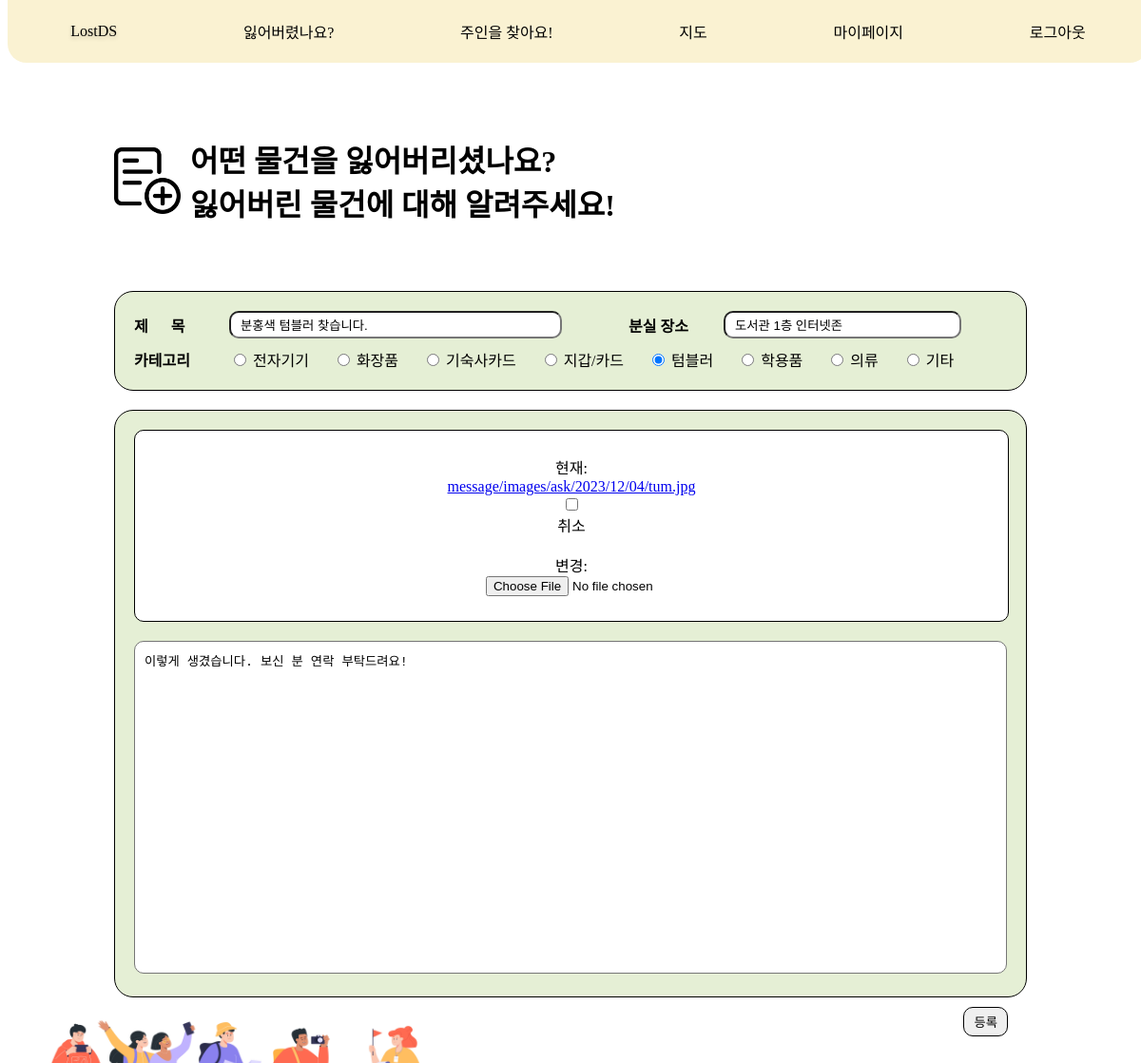
The page /message/ask/update_post/10/ (signed in) on the database its author committed.
### message/models.py (models this page shows, shortened)
class AskItem(models.Model):
    title = models.CharField(max_length=30)
    author = models.ForeignKey(settings.AUTH_USER_MODEL, null=True, on_delete=models.SET_NULL)
    place = models.CharField(max_length=15, blank=True, null=True)
    created_at = models.DateTimeField(auto_now_add=True)
    category = models.ForeignKey(Category, null=True, on_delete=models.SET_NULL)
    head_image = models.ImageField(upload_to='message/images/ask/%Y/%m/%d/', blank=True)
    content = models.TextField()

class Category(models.Model):
    name = models.CharField(max_length=10, unique=True)
    slug = models.SlugField(max_length=100, unique=True, allow_unicode=True)
    head_image = models.ImageField(upload_to='message/images/category/', blank=True)
    def __str__(self):
        return self.name
    class Meta:
        verbose_name_plural = 'Categories'

### message/views.py (the view)
# urls.py: path('ask/update_post/<int:pk>/', views.AskPostUpdate.as_view()),
class AskPostUpdate(LoginRequiredMixin, UpdateView):
    model = AskItem
    fields = ['title', 'place', 'category', 'head_image', 'content']
    template_name = 'message/askItem_update_form.html'
    context_object_name = 'ask'
    def dispatch(self, request, *args, **kwargs):
        if (request.user.is_authenticated and
                (request.user == self.get_object().author or request.user.is_superuser or request.user.is_staff)):
            return super(AskPostUpdate, self).dispatch(request, *args, **kwargs)
        else:
            raise PermissionDenied

### message/templates/message/askItem_update_form.html (shortened to what this page needs)
{% extends 'message/base_html/base_form.html' %}
{% load static %}
{% block main %}
<div class="main-title">
    <img class="main-title-image" src="/static/message/image/new_post_icon.png">
    <div class="main-title-font">
        어떤 물건을 잃어버리셨나요?<br>잃어버린 물건에 대해 알려주세요!
    </div>
</div>
<div class="form-container">
    <form class="form" method="post" enctype="multipart/form-data" onsubmit="return checkSelection()">
        <div class="form-content-info">
            <div class="form-title-container">
                <div class="form-label">제&nbsp;&nbsp;&nbsp;&nbsp;&nbsp;&nbsp;목</div>
                <div class="form-title-input">{{ form.title }}</div>
                <div class="form-label">분실 장소</div>
                <div class="form-place-input">{{ form.place }}</div>
            </div>
            <div class="form-category-container">
                <div class="form-label">카테고리</div>
                <div class="form-category-select">
                    {% for value, label in form.fields.category.choices %}
                    {% if forloop.first %}
                    {% else %}
                    {% if value == form.category.value %}
                    <div class="form-category-select-element">
                        <input type="radio" id="category_{{ forloop.counter }}" name="category"
                               value="{{ value }}" checked>
                        <label for="category_{{ forloop.counter }}">{{ label }}</label>
                    </div>
                    {% else %}
                    <div class="form-category-select-element">
                        <input type="radio" id="category_{{ forloop.counter }}" name="category"
                               value="{{ value }}">
                        <label for="category_{{ forloop.counter }}">{{ label }}</label>
                    </div>
                    {% endif %}
                    {% endif %}
                    {% endfor %}
                </div>
            </div>
        </div>
        <div class="form-content">
            <div class="form-image-container">
                <div class="form-image-file">
                    {% if form.head_image.value %}
                    {{ form.head_image }}
                    {% endif %}
                </div>
            </div>
            <div class="form-content-container">
                <div class="form-content-input">{{ form.content }}</div>
            </div>
        </div>
        <div class="submit-button">
            <button type="submit">등록</button>
        </div>
    </form>
</div>
{% endblock %}

### message/static/message/css/base_form.css (style rules this page uses)
body { font-family: 'EASTARJET-Medium'; background-image: url(/static/message/image/form.jpg); background-position: left 0 bottom -30px; background-size: 480px 270px; background-attachment: fixed; background-repeat: no-repeat; }
.main-title { display: flex; align-items: center; }
.main-title-image { width: 70px; height: 70px; margin-right: 10px; }
.form-container { max-width: 100%; margin: 70px 0; }
.form { width: 960px; }
.form-content-info { background-color: #E5EFD5; border: 1px solid black; border-radius: 20px; padding: 20px; margin-bottom: 20px; }
.form-content { background-color: #E5EFD5; border: 1px solid black; border-radius: 20px; padding: 20px; }
.form-title-container { display: flex; align-items: center; margin-bottom: 10px; }
.form-title-input { width: 350px; margin-right: 70px; }
.form-place-input { width: 250px; }
.form-category-container { display: flex; align-items: center; }
.form-label { font-size: medium; font-weight: 600; width: 100px; text-align: left; }
input[type=text] { width: 100%; box-sizing: border-box; padding: 5px 10px; border-radius: 10px; }
.form-category-select { display: flex; align-items: center; gap: 25px; }
.form-image-container { display: flex; flex-direction: column; align-items: center; justify-content: center; width: 100%; height: 200px; background-color: white; border: 1px solid black; border-radius: 10px; margin-bottom: 20px; }
.form-image-file { display: flex; flex-direction: column; align-items: center; }
#id_head_image { width: 180px; }
textarea { width: 100%; height: 350px; padding: 10px; box-sizing: border-box; border-radius: 10px; resize: none; }
.main-title-font { font-size: xx-large; font-weight: 900; }
.submit-button { float: right; margin: 10px 20px; }
[type=submit] { font-family: 'EASTARJET-Medium'; border: 1px solid black; border-radius: 10px; padding: 5px 10px; }

### rows shown on the page
AskItem: title "분홍색 텀블러 찾습니다.", place "도서관 1층 인터넷존", content "이렇게 생겼습니다. 보신 분 연락 부탁드려요!"
Category: choices "전자기기"
Category: choices "화장품"
Category: choices "기숙사카드"
Category: choices "지갑/카드"
Category: choices "텀블러"
Category: choices "학용품"
Category: choices "의류"
Category: choices "기타"
